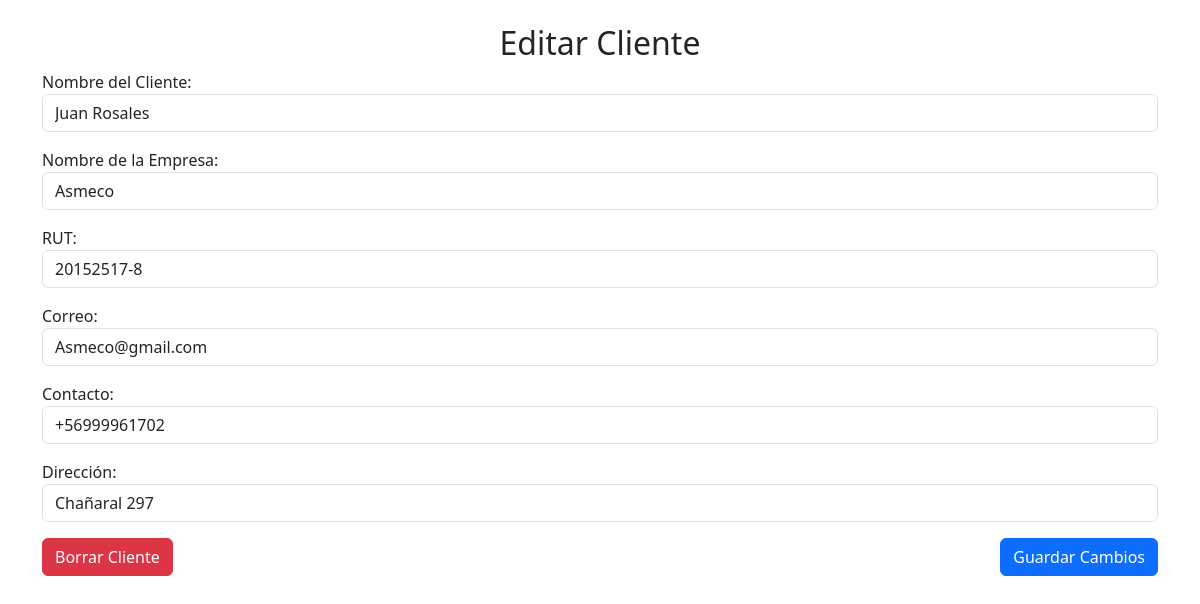
The page /editar_cliente.php?id=1 (signed in) on the database its author committed.
### tables this page shows
CREATE TABLE `cliente` (
  `idcliente` int(11) NOT NULL,
  `nombre` varchar(255) NOT NULL,
  `rut` varchar(20) DEFAULT NULL,
  `contacto` varchar(20) DEFAULT NULL,
  `correo` varchar(100) DEFAULT NULL,
  `direccion` text DEFAULT NULL,
  `empresa` varchar(255) DEFAULT NULL
);

### editar_cliente.php (the view, shortened to what this page needs)
<?php
include 'db.php';
if ($_SERVER["REQUEST_METHOD"] == "GET" && isset($_GET['id'])) {
    $id = (int)$_GET['id'];
    $sql = "SELECT * FROM cliente WHERE idcliente = ?";
    $stmt = $conn->prepare($sql);
    $stmt->bind_param("i", $id);
    $stmt->execute();
    $result = $stmt->get_result();
    $cliente = $result->fetch_assoc();
}
?>
<!DOCTYPE html>
<html lang="es">
<head>
    <link href="https://cdn.jsdelivr.net/npm/bootstrap@5.3.0/dist/css/bootstrap.min.css" rel="stylesheet">
</head>
<body class="container mt-4">
    <h2 class="text-center">Editar Cliente</h2>
    <form method="post" action="editar_cliente.php">
        <div class="mb-3">
            <label>Nombre del Cliente:</label>
            <input type="text" name="nombre" class="form-control" value="<?php echo htmlspecialchars($cliente['nombre'] ?? ''); ?>" required>
        </div>
        <div class="mb-3">
            <label>Nombre de la Empresa:</label>
            <input type="text" name="empresa" class="form-control" value="<?php echo htmlspecialchars($cliente['empresa'] ?? ''); ?>" required>
        </div>
        <div class="mb-3">
            <label>RUT:</label>
            <input type="text" name="rut" class="form-control" value="<?php echo htmlspecialchars($cliente['rut'] ?? ''); ?>">
        </div>
        <div class="mb-3">
            <label>Correo:</label>
            <input type="email" name="correo" class="form-control" value="<?php echo htmlspecialchars($cliente['correo'] ?? ''); ?>" required>
        </div>
        <div class="mb-3">
            <label>Contacto:</label>
            <input type="text" name="contacto" class="form-control" value="<?php echo htmlspecialchars($cliente['contacto'] ?? ''); ?>">
        </div>
        <div class="mb-3">
            <label>Dirección:</label>
            <input type="text" name="direccion" class="form-control" value="<?php echo htmlspecialchars($cliente['direccion'] ?? ''); ?>">
        </div>
        <div class="d-flex justify-content-between">
            <a href="borrarCliente.php?id=<?php echo $cliente['idcliente']; ?>"
               class="btn btn-danger"
               onclick="return confirm('¿Está seguro de eliminar este cliente? Esta acción no se puede deshacer.');">
               Borrar Cliente
            </a>
            <button type="submit" name="guardar" class="btn btn-primary">Guardar Cambios</button>
        </div>
    </form>
</body>
</html>

### rows shown on the page
cliente: nombre "Juan Rosales", empresa "Asmeco", rut "20152517-8", correo "Asmeco@gmail.com", contacto "+56999961702", direccion "Chañaral 297"
